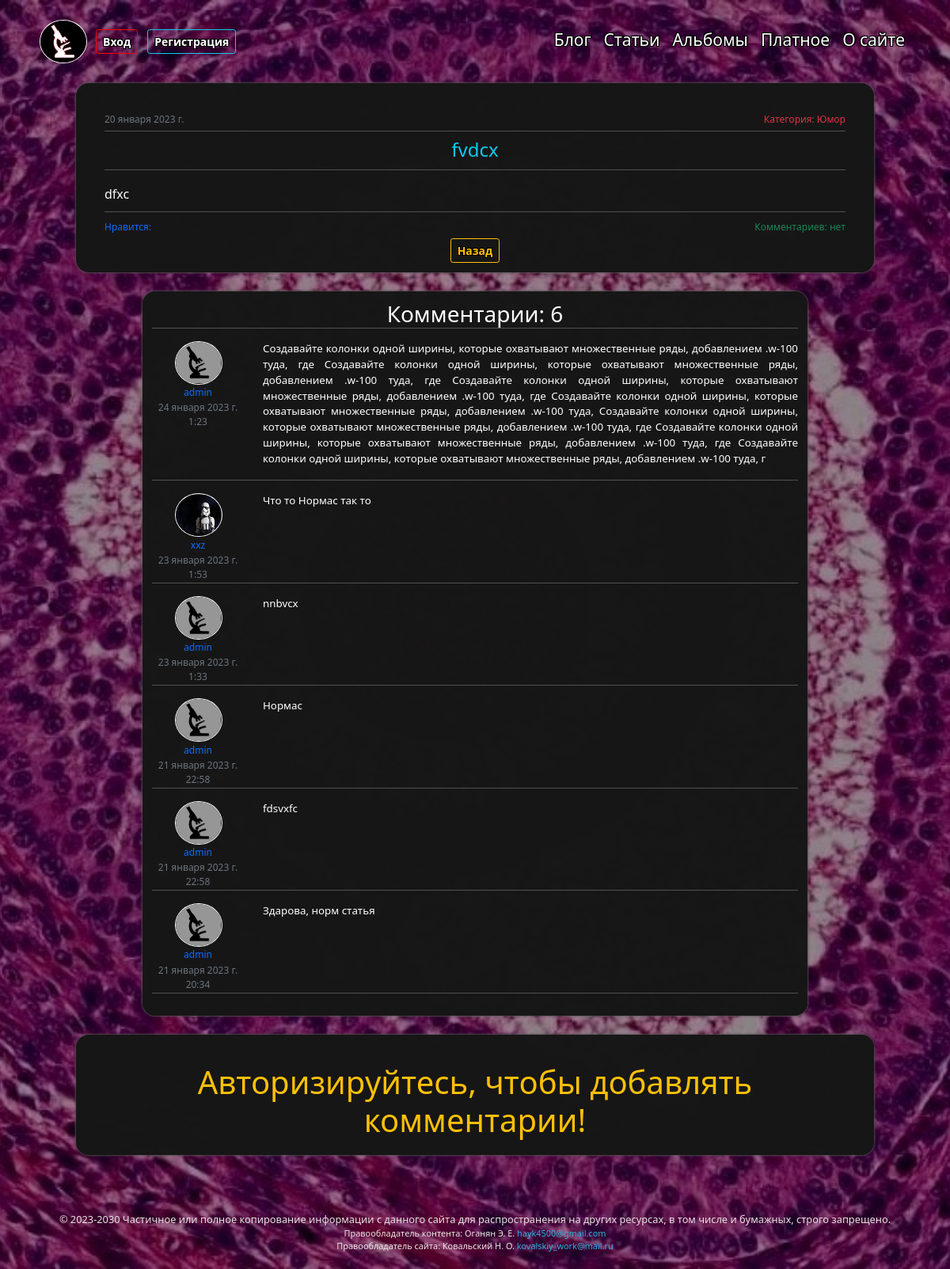
Page /blog/post/fvdcx/ on the committed database.
### blog/models.py (models this page shows, shortened)
class Post(models.Model):
    title = models.CharField(verbose_name='Название', max_length=40, unique=True)
    slug = models.SlugField(max_length=40, unique=True, db_index=True, verbose_name='URL')
    photo = models.ImageField(verbose_name='Фото', upload_to="blog/photo/", blank=True)
    text = models.TextField(verbose_name='Текст')
    time_create = models.DateTimeField(verbose_name='Время создания', auto_now_add=True)
    is_published = models.BooleanField(verbose_name='Публикация', default=True)
    cat = models.ForeignKey('CategoryPost', verbose_name='Категория', on_delete=models.PROTECT, null=False)
    def __str__(self):
        return self.title
    class Meta:
        verbose_name = "Пост"
        verbose_name_plural = "Посты"
        ordering = ['-time_create', 'title']

class CategoryPost(models.Model):
    name = models.CharField(verbose_name='Название', max_length=40, db_index=True, unique=True)
    slug = models.SlugField(max_length=80, unique=True, db_index=True, verbose_name='URL')
    def __str__(self):
        return self.name
    class Meta:
        verbose_name = "Категорию"
        verbose_name_plural = "Категории"

class CommentsPost(models.Model):
    post = models.ForeignKey(Post, on_delete= models.CASCADE, verbose_name='Пост', related_name='comments_post' )
    author = models.ForeignKey(CustomUser, on_delete= models.CASCADE, verbose_name='Автор комментария', related_name='comments_author')
    create_date = models.DateTimeField(auto_now=True)
    text = models.TextField(max_length=700, verbose_name='Текст комментария')
    status = models.BooleanField(verbose_name='Видимость комментария', default=False)
    class Meta:
        verbose_name = "Комментарий постa"
        verbose_name_plural = "Комментарии постов"
        ordering = ['-status', '-create_date',]

### users/models.py (models this page shows, shortened)
class CustomUser(AbstractUser):
    class Meta:
        verbose_name = 'Профили'
        verbose_name_plural = 'Профили'
    GENDERS = (
        ('', 'Не указано'),
        ('М', 'Мужчина'),
        ('Ж', 'Женщина'),
    )
    slug = models.SlugField(max_length=40, unique=True, db_index=True, verbose_name='URL')
    avatar = models.ImageField(verbose_name='Аватар', default='users/avatar/default/default_avatar.jpeg',
                                upload_to='users/avatar/', blank=True, )
    gender = models.CharField(verbose_name='Пол', max_length=1, choices=GENDERS, default='-', blank=True)
    age = models.PositiveSmallIntegerField(verbose_name='Возраст', blank=True,
                                default=0,
                                validators=[
                                            MaxValueValidator(101),
                                 ]
                                )
    email = models.EmailField(unique=True)
    def __str__(self):
        return self.username

### blog/views.py (the view, shortened to what this page needs)
# urls.py: path('post/<slug:post_slug>/', ShowBlogPost.as_view(), name='post'),
class ShowBlogPost(SuccessMessageMixin, FormMixin, DetailView):
    model = Post
    template_name = 'blog/post.html'
    context_object_name = 'one_post'
    slug_url_kwarg = 'post_slug'
    form_class = CommentForm
    success_message = 'Комментарий успешно отправлен! Ожидайте проверку модератором!'
    def post(self, request, *args, **kwargs):
        form = self.get_form()
        if form.is_valid():
            return self.form_valid(form)
        else:
            return self.form_invalid(form)
    def get_context_data(self, *, object_list=None, **kwargs):
        context = super().get_context_data(**kwargs)
        context['title'] = 'Пост - ' + str(context['one_post'])
        context['comments'] = CommentsPost.objects.filter(post_id__slug=context['one_post'].slug, status=True)
        return context

### blog/context_processors.py (called while the page is built)
def menu_context_processor(request):
    return {'menu': menu}

### blog/templates/blog/post.html (shortened to what this page needs)
{% extends 'blog/base.html' %}
{% block content %}
<div class="content text-center">
    <span class="right" style="float:right;"> <p class="text-danger time">Категория: {{one_post.cat}}</p></span><span class="left" style="float:left;"><p class="text-muted time">{{one_post.time_create|date}}</p></span>
    <br>
    <hr class="text-white" style="margin-top:0%; margin-bottom:1%">
    <h2 class="text-info fs-4 text-center">{{one_post.title}}</h2>
    <hr class="text-white" style="margin-top:1%; margin-bottom:2%">
    <p class="text-light fs-9 text-blog ">{{one_post.text|linebreaksbr}}</p>
    <hr class="text-white" style="margin-bottom:1%; margin-top: 1%;">
    <span class="right" style="float:right;"> <p class="text-success time">Комментариев: {{p.number_of_comments|default:"нет"}}</p></span><span class="left" style="float:left;"><p class="text-primary time">Нравится: </p></span>
    <br>
    <div class="text-center">
        <a><button type="button" onclick="history.back();" class="btn btn-outline-warning btn-sm btn-profile">Назад</button></a>
    </div>
</div>
    {%if not comments %}
<div class="content comment-content text-center">
    <h3 class="text-comment">Нет комментариев</h3>
</div>
    {%else%}
<div class="content comment-content text-center">
        <h3 class="text-comment" >Комментарии: {{comments.count}}</h3>
        <hr class="text-white" style="margin-top:0%">
        {%for c in comments%}
        <div class="one-comment">
                <div class="row">
                    <div class="col-lg-2 ">
                            <img class="logo"  src='{{c.author.avatar.url}}' alt="Avatar" width="60em" height="55em" style="margin-right: 0px;">
                            <p class="text-primary time" >{{c.author}}</p></span>
                            <p class="text-muted time">{{c.create_date}}</p>
                    </div>
                    <div class="col-lg-10">
                        <p class="text-white text-one-comment">{{c.text}}</p>
                    </div>
                </div>
                <hr class="text-white" style="margin-top:0%">
        </div>
    {% endfor %}
</div>
    {% endif %}
    {% if user.is_authenticated %}
<div class="content comment-content text-center">
         <form action="" method="post">
         {% csrf_token %}
         <h3 class="text-center text-warning">Добавить комментарий</h3>
         {% for f in form %}
             <p class="form-comment text-center">{{f}}</p>
             <div class="form-error">{{f.errors}}</div>
             <div class="form-error">{{ form.non_field_errors }}</div>
         {% endfor %}
             <p class="warning-comment">Уважаемые пользователи! В нашем сообществе запрещено: призывать к насилию, оскорблять.
             </p>
             <p class="form-reg comment-btn"><button type="submit" class="btn btn-outline-success btn-reg">Добавить комментарий</button></p>
         </form>
</div>
    {%else%}
<div class="content text-center">
             <h1 class="fs-9 text-warning">Авторизируйтесь, чтобы добавлять комментарии!</h1>
</div>
    {%endif%}
{% endblock %}

### blog/templates/blog/base.html (shortened to what this page needs)
{% load static %}
<!DOCTYPE html>
<html lang="ru">
<head>
    <link href="https://cdn.jsdelivr.net/npm/bootstrap@5.0.1/dist/css/bootstrap.min.css" rel="stylesheet">
    <link rel="stylesheet" href='{% static "blog/css/styles.css" %}'>
</head>
<body style="background-image: url('{% static 'blog/images/back.jpeg' %}'); ">
{% block navbar %}
    <nav class="navbar navbar-expand-md navbar-dark">
        <div class="container-fluid ">
            <a class="logo-container" href="{% url 'home' %}">
             {% if request.user.is_authenticated %}
             <img class="logo"  src='{{ user.avatar.url }}' alt="Avatar" width="60em" height="55em" >
             <a href="{{ user.get_absolute_url }}"><button type="button" class="btn btn-outline-warning btn-sm btn-profile">Профиль</button></a>
             <a href="{% url 'logout' %}"><button type="button" class="btn btn-outline-secondary btn-sm">Выход</button></a>
             {% else %}
            <img class="logo"  src='{% static "blog/images/logo.jpg" %}' alt="PoyasniZaGistu" width="60em" height="55em" >
            </a>
            <a href="{% url 'login' %}"><button type="button" class="btn btn-outline-danger btn-sm">Вход</button></a>
            <a href="{% url 'register' %}"><button type="button" class="btn btn-outline-info btn-sm">Регистрация</button></a>
             {% endif %}
		    <div class="collapse navbar-collapse justify-content-end" id="navbarSupportedContent">
                <ul class="navbar-nav ms-auto">
{% for m in menu %}
                    <li class="nav-item">
                        <a class="nav-link"  href="{% url m.url_name %}">{{m.title}}</a>
                    </li>
{% endfor %}
		        </ul>
            </div>
        </div>
	</nav>
{% endblock navbar %}
      {% block content %}
      {% endblock %}
    <footer class=" text-center text-white text-lg-start">
        <div class="text-footer">
          © 2023-2030 Частичное или полное копирование информации с данного сайта для распространения на других ресурсах, в том числе и бумажных, строго запрещено.
        </div>
        <div class="footer">
            <div class="cont-right">Правообладатель контента: Оганян Э. Е.
                <a class="text-mail">hayk4500@gmail.com </a>
            </div>
            <div class="site-right">Правообладатель сайта: Ковальский Н. О.
                <a class="text-mail">kovalskiy_work@mail.ru</a>
            </div>
        </div>
    </footer>
</body>
</html>

### blog/static/blog/css/styles.css (style rules this page uses)
html { position: relative; min-height: 90%; }
body { background-repeat: no-repeat; background-position: center center; background-attachment: fixed; -webkit-background-size: cover; -moz-background-size: cover; -o-background-size: cover; background-size: cover; margin-bottom: 6%; background-color: rgba(72, 1, 58, 0.789); }
.navbar-dark { padding: 1px; margin-left: 3%; margin-right: 3%; margin-top: 2%; }
.logo { border-radius: 50%; margin-left: 1%; margin-right: 6px; border: 1px solid rgb(255, 255, 255); padding: 0.1px; }
.btn { margin: 6px; font-weight: 648; text-shadow: 1px 0 rgb(0, 0, 0), -1px 0 rgb(0, 0, 0), 0 1px rgb(0, 0, 0), 0 -1px rgb(0, 0, 0), 1px 1px rgb(0, 0, 0), -1px -1px rgb(0, 0, 0), 1px -1px rgb(0, 0, 0), -1px 1px rgb(0, 0, 0); }
.btn-outline-danger { background-color: rgba(101, 0, 0, 0); border: 1.5px solid rgb(255, 0, 0); color: rgb(255, 255, 255); }
.btn-outline-info { color: rgb(255, 255, 255); }
.navbar-dark .navbar-nav .nav-link, .navbar-dark .nav-link { color: rgb(255, 255, 255); font-size: 21px; text-align: center; padding-top: 0px; padding-bottom: 4px; font-weight: 358; text-shadow: 1px 0 rgb(0, 0, 0), -1px 0 rgb(0, 0, 0), 0 1px rgb(0, 0, 0), 0 -1px rgb(0, 0, 0), 1px 1px rgb(0, 0, 0), -1px -1px rgb(0, 0, 0), 1px -1px rgb(0, 0, 0), -1px 1px rgb(0, 0, 0); }
.content { margin-left: 8%; margin-right: 8%; margin-top: 2%; margin-bottom: 0.1%; padding: 3%; padding-bottom: 1%; border-radius: 1em; background-color:rgba(23, 23, 23, 0.99); box-shadow: 0 0px 3px rgb(141, 141, 141), 0 0px 3px rgb(0, 0, 0); }
footer { margin-top: 30px; position: absolute; bottom: 0; height: 0%; width: 100%; padding-left: 4%; padding-right: 4%; }
.text-footer { font-size: 80%; text-align: center; color: rgb(231, 226, 226); }
.cont-right, .site-right { font-size: 68%; text-align: center; color: rgb(234, 231, 231); padding-left: 0cm; padding-right: 0cm; }
.text-mail, .text-mail:hover { color: rgb(49, 174, 228); text-decoration: none; padding-bottom: 2%; }
.time { margin-top: 1%; margin-bottom: 1%; font-size: 12px; }
.text-blog { margin-top: 2%; text-align:justify; margin-bottom: 0%; }
.btn-profile { margin: 0px; }
.text-comment { color: white; padding: 0px; margin: 0%; }
.comment-content { margin-left: 15%; margin-right: 15%; margin-bottom: 1%; padding: 1%; }
.text-one-comment { font-size: smaller; text-align:justify; }

### rows in the picture
Post: cat "Юмор", time_create "20 января 2023 г.", title "fvdcx", text "dfxc"
CommentsPost: author.avatar (placeholder picture), author "admin", create_date "24 января 2023 г. 1:23", text "Создавайте колонки одной ширины, которые охватывают множественные ряды, добавлением .w-100 туда, где Создавайте колонки одной ширины, которые охватывают множественные ряды, добавлением .w-100 туда, где Создавайте колонки одной ширины, которые охватывают множественные ряды, добавлением .w-100 туда, где Создавайте колонки одной ширины, которые охватывают множественные ряды, добавлением .w-100 туда, Создавайте колонки одной ширины, которые охватывают множественные ряды, добавлением .w-100 туда, где Создавайте колонки одной ширины, которые охватывают множественные ряды, добавлением .w-100 туда, где Создавайте колонки одной ширины, которые охватывают множественные ряды, добавлением .w-100 туда, г"
CommentsPost: author.avatar (picture), author "xxz", create_date "23 января 2023 г. 1:53", text "Что то Нормас так то"
CommentsPost: author.avatar (placeholder picture), author "admin", create_date "23 января 2023 г. 1:33", text "nnbvcx"
CommentsPost: author.avatar (placeholder picture), author "admin", create_date "21 января 2023 г. 22:58", text "Нормас"
CommentsPost: author.avatar (placeholder picture), author "admin", create_date "21 января 2023 г. 22:58", text "fdsvxfc"
CommentsPost: author.avatar (placeholder picture), author "admin", create_date "21 января 2023 г. 20:34", text "Здарова, норм статья"

### other values in the picture
{{ m.title }} "Блог" "Статьи" "Альбомы" "Платное" "О сайте"
{{ p.number_of_comments|default:"нет" }} "нет"
{{ comments.count }} "6"
